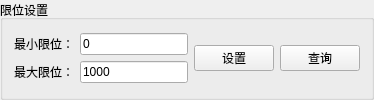
         <widget class="QGroupBox" name="groupBox_3">
          <property name="title">
           <string>限位设置</string>
          </property>
          <layout class="QVBoxLayout" name="verticalLayout_12">
           <item>
            <layout class="QHBoxLayout" name="horizontalLayout_26" stretch="3,2">
             <item>
              <layout class="QVBoxLayout" name="verticalLayout_5">
               <item>
                <layout class="QHBoxLayout" name="horizontalLayout_5">
                 <item>
                  <widget class="QLabel" name="label_38">
                   <property name="text">
                    <string>最小限位：</string>
                   </property>
                  </widget>
                 </item>
                 <item>
                  <widget class="QLineEdit" name="ledPosMin">
                   <property name="text">
                    <string>0</string>
                   </property>
                  </widget>
                 </item>
                </layout>
               </item>
               <item>
                <layout class="QHBoxLayout" name="horizontalLayout_2">
                 <item>
                  <widget class="QLabel" name="label_44">
                   <property name="text">
                    <string>最大限位：</string>
                   </property>
                  </widget>
                 </item>
                 <item>
                  <widget class="QLineEdit" name="ledPosMax">
                   <property name="text">
                    <string>1000</string>
                   </property>
                  </widget>
                 </item>
                </layout>
               </item>
              </layout>
             </item>
             <item>
              <layout class="QHBoxLayout" name="horizontalLayout_41">
               <item>
                <widget class="QPushButton" name="btnSetPosLimit">
                 <property name="text">
                  <string>设置</string>
                 </property>
                </widget>
               </item>
               <item>
                <widget class="QPushButton" name="btnGetPosLimit">
                 <property name="text">
                  <string>查询</string>
                 </property>
                </widget>
               </item>
              </layout>
             </item>
            </layout>
           </item>
          </layout>
         </widget>
